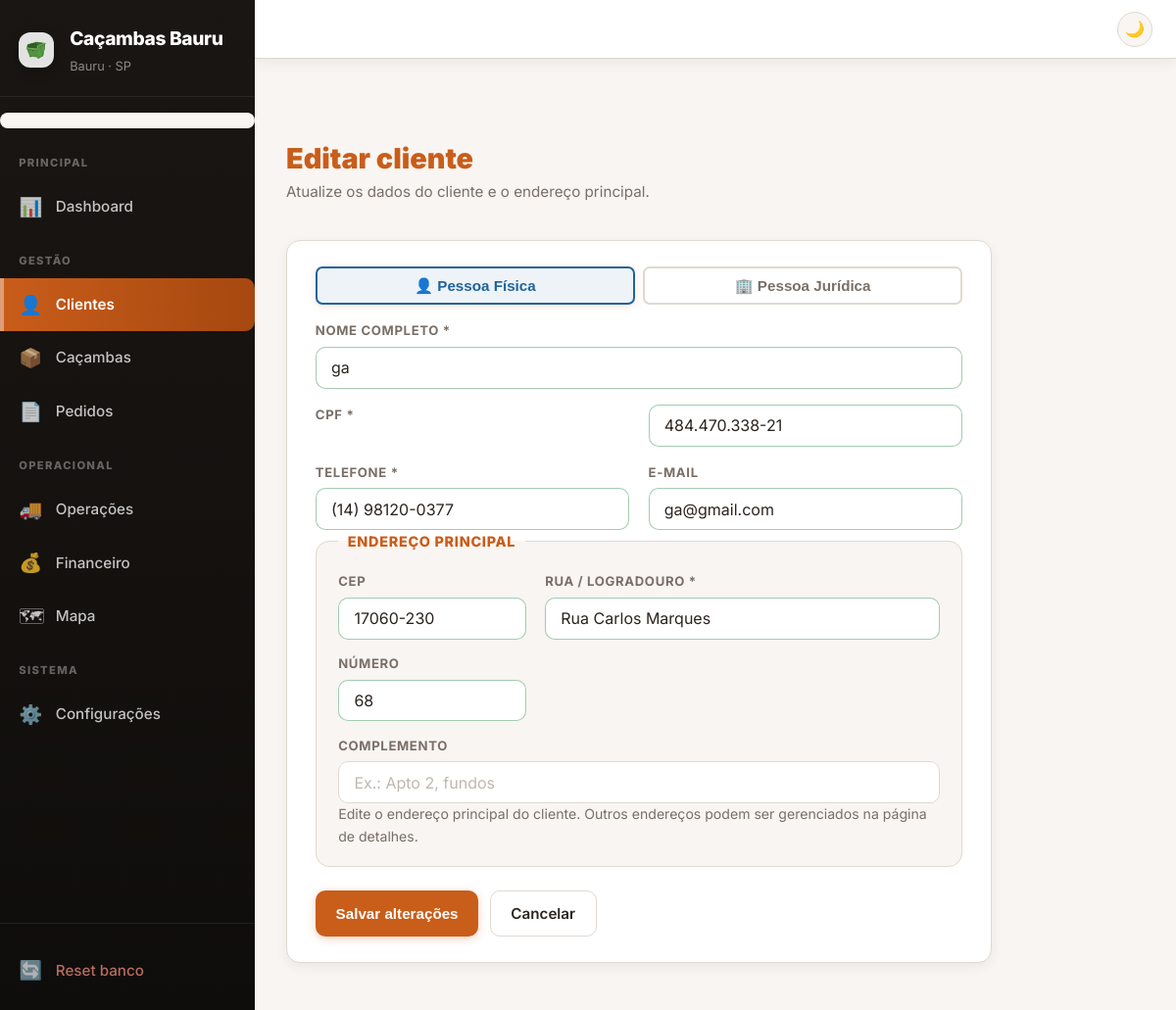
/clientes/1/editar, run on the app's committed database.
### tables this page shows
CREATE TABLE clientes (
            id INTEGER PRIMARY KEY AUTOINCREMENT,
            tipo_pessoa TEXT NOT NULL DEFAULT 'pf',
            nome TEXT NOT NULL,
            cpf TEXT NOT NULL DEFAULT '',
            cnpj TEXT NOT NULL DEFAULT '',
            razao_social TEXT NOT NULL DEFAULT '',
            telefone TEXT NOT NULL,
            email TEXT DEFAULT '',
            endereco TEXT DEFAULT '',
            cep TEXT NOT NULL DEFAULT '',
            rua TEXT NOT NULL DEFAULT '',
            numero TEXT NOT NULL DEFAULT '',
            complemento TEXT NOT NULL DEFAULT ''
        );

### app.py (the view, shortened to what this page needs)
@app.route("/clientes/<int:cid>/editar", methods=["GET","POST"])
def cliente_editar(cid):
    conn = get_conn()
    c = conn.execute(
        "SELECT id,tipo_pessoa,nome,cpf,cnpj,razao_social,telefone,email,cep,rua,numero,complemento"
        " FROM clientes WHERE id=?", (cid,)
    ).fetchone()
    if not c:
        conn.close()
        flash("Cliente não encontrado.","erro")
        return redirect(url_for("clientes"))
    conn.close()
    return render_template("cliente_editar.html", cliente=c)

### app.py (called while the page is built)
def _get_config():
    conn = get_conn()
    cfg = {r["chave"]: r["valor"] for r in conn.execute("SELECT chave,valor FROM config").fetchall()}
    conn.close()
    return cfg

def _dias_locacao(config=None):
    if config is None:
        config = _get_config()
    try:
        return max(1, min(int(config.get("dias_locacao","7")), 30))
    except ValueError:
        return 7

def _get_motoristas():
    conn = get_conn()
    rows = [r["nome"] for r in conn.execute("SELECT nome FROM motoristas ORDER BY nome").fetchall()]
    conn.close()
    return rows

### database.py (called while the page is built)
def get_conn():
    conn = sqlite3.connect(DB_PATH)
    conn.row_factory = sqlite3.Row
    conn.create_function("NORM", 1, _norm)
    return conn

### templates/cliente_editar.html (shortened to what this page needs)
{% extends "base.html" %}
{% block content %}
<section class="page-head">
  <div>
    <h2>Editar cliente</h2>
    <p>Atualize os dados do cliente e o endereço principal.</p>
  </div>
</section>
<div class="card form-card">
  <form method="post" id="form-cliente">
    <div class="tipo-toggle">
      <button type="button" class="tipo-btn" id="btn-pf" onclick="setTipo('pf')">👤 Pessoa Física</button>
      <button type="button" class="tipo-btn" id="btn-pj" onclick="setTipo('pj')">🏢 Pessoa Jurídica</button>
    </div>
    <div class="form-grid">
      <div class="span-2">
        <label for="nome">Nome completo *</label>
        <input id="nome" name="nome" required autocomplete="name" placeholder="Nome do cliente" value="{{ cliente.nome }}">
      </div>
      <div class="campo-pf visivel">
        <label for="cpf">CPF *</label>
        <input id="cpf" name="cpf" data-mask="cpf" placeholder="000.000.000-00" maxlength="14" inputmode="numeric" autocomplete="off" value="{{ cliente.cpf }}">
      </div>
      <div>
        <label for="telefone">Telefone *</label>
        <input id="telefone" name="telefone" data-mask="phone" placeholder="(14) 99999-9999" required maxlength="15" inputmode="numeric" autocomplete="tel" value="{{ cliente.telefone }}">
      </div>
      <div>
        <label for="email">E-mail</label>
        <input id="email" name="email" type="email" autocomplete="email" value="{{ cliente.email }}">
      </div>
    </div>
    <fieldset class="fieldset-obra">
      <legend>Endereço principal</legend>
      <div class="form-grid-obra">
        <div>
          <label for="cep">CEP</label>
          <input id="cep" name="cep" data-mask="cep" inputmode="numeric" placeholder="17000-000" maxlength="9" value="{{ cliente.cep }}">
        </div>
        <div class="span-2">
          <label for="rua">Rua / logradouro *</label>
          <input id="rua" name="rua" required placeholder="Ex.: Rua Antônio Alves" value="{{ cliente.rua }}">
        </div>
        <div>
          <label for="numero">Número</label>
          <input id="numero" name="numero" placeholder="Ex.: 1200" value="{{ cliente.numero }}">
        </div>
        <div class="span-3">
          <label for="complemento">Complemento</label>
          <input id="complemento" name="complemento" placeholder="Ex.: Apto 2, fundos" value="{{ cliente.complemento }}">
        </div>
      </div>
      <p class="hint">Edite o endereço principal do cliente. Outros endereços podem ser gerenciados na página de detalhes.</p>
    </fieldset>
    <div class="form-actions">
      <button type="submit" class="btn">Salvar alterações</button>
      <a class="btn btn-sec" href="{{ url_for('cliente_detalhe', cid=cliente.id) }}">Cancelar</a>
    </div>
  </form>
</div>
{% endblock %}

### static/estilo.css (style rules this page uses)
:root { --brand: #c95d1a; --brand-dark: #a64810; --brand-light: #fef3ec; --brand-2: #20639b; --brand-2-dk: #174e7a; --sidebar-bg: #1a1613; --sidebar-w: 260px; --surface: #ffffff; --surface-soft: #f8f5f2; --surface-mid: #ede9e3; --line: #e0d9d1; --text: #2c2420; --muted: #7a6f67; --danger: #b42318; --success: #1a7f3c; --warning: #b45309; --info: #1055a8; --radius: 14px; --radius-sm: 10px; --shadow: 0 4px 12px rgba(0,0,0,.06); --shadow-md: 0 8px 24px rgba(0,0,0,.10); --shadow-lg: 0 12px 40px rgba(0,0,0,.15); --font: 'Inter', 'Segoe UI', system-ui, -apple-system, sans-serif; --topbar-h: 60px; --transition: all .3s cubic-bezier(.4,0,.2,1); --bg-color: #f8f5f2; --text-color: var(--text); --surface-color: var(--surface); }
*, *::before, *::after { box-sizing: border-box; margin: 0; padding: 0; }
html { font-size: 16px; scroll-behavior: smooth; }
body { font-family: var(--font); background: var(--bg-color); color: var(--text-color); min-height: 100vh; line-height: 1.6; transition: background .4s ease, color .4s ease; }
.card { background: var(--surface-color); border: 1px solid var(--line); border-radius: var(--radius); padding: 1.6rem 1.8rem; box-shadow: var(--shadow); transition: var(--transition); position: relative; overflow: hidden; }
.card::before { content: ''; position: absolute; top: 0; left: 0; right: 0; height: 4px; background: linear-gradient(90deg, var(--brand), var(--brand-dark)); opacity: 0; transition: opacity .3s ease; }
.page-head { display: flex; align-items: flex-start; justify-content: space-between; gap: 1.2rem; flex-wrap: wrap; margin-bottom: .5rem; }
.page-head h2 { font-size: 1.8rem; font-weight: 900; color: var(--brand); line-height: 1.2; }
.page-head p { font-size: .95rem; color: var(--muted); margin-top: .3rem; }
.btn { display: inline-flex; align-items: center; gap: .5rem; padding: .65rem 1.3rem; background: var(--brand); color: #fff; border: none; border-radius: var(--radius-sm); font-size: .95rem; font-weight: 600; cursor: pointer; text-decoration: none; transition: var(--transition); white-space: nowrap; position: relative; overflow: hidden; box-shadow: 0 2px 8px rgba(201,93,26,.3); }
.btn::before { content: ''; position: absolute; top: 0; left: -100%; bottom: 0; width: 100%; background: linear-gradient(90deg, transparent, rgba(255,255,255,.25), transparent); transition: .6s; }
.btn-sec { background: var(--surface-color); color: var(--text); border: 1.5px solid var(--line); box-shadow: none; }
label { display: block; font-size: .82rem; font-weight: 700; color: var(--muted); margin-bottom: .35rem; text-transform: uppercase; letter-spacing: .05em; }
input, select, textarea { width: 100%; padding: .65rem .95rem; border: 1.5px solid var(--line); border-radius: var(--radius-sm); font-size: 1rem; font-family: var(--font); background: var(--surface-color); color: var(--text-color); transition: var(--transition); }
input::placeholder { color: #c0b8b0; }
.form-grid { display: grid; grid-template-columns: repeat(2,1fr); gap: 1rem 1.2rem; }
.form-grid-obra { display: grid; grid-template-columns: repeat(3,1fr); gap: .9rem 1.2rem; }
.span-2 { grid-column: span 2; }
.span-3 { grid-column: span 3; }
.form-card { max-width: 720px; }
.form-actions { display: flex; gap: .7rem; margin-top: 1.5rem; flex-wrap: wrap; }
.fieldset-obra { border: 1.5px solid var(--line); border-radius: var(--radius); padding: 1.2rem 1.4rem; background: var(--surface-soft); }
.fieldset-obra legend { font-weight: 800; font-size: .9rem; color: var(--brand); padding: 0 .6rem; text-transform: uppercase; letter-spacing: .05em; }
.hint { font-size: .88rem; color: var(--muted); line-height: 1.6; }
.tipo-toggle { display: flex; gap: .7rem; margin-bottom: 1rem; }
.tipo-btn { flex: 1; padding: .7rem 1.2rem; border: 2px solid var(--line); border-radius: 10px; background: var(--surface-color); cursor: pointer; font-weight: 700; font-size: .95rem; transition: var(--transition); color: var(--muted); }
.tipo-btn.ativo { border-color: var(--brand); background: var(--brand-light); color: var(--brand); box-shadow: 0 2px 8px rgba(201,93,26,.15); }
.campo-pf, .campo-pj { display: none; }
.campo-pf.visivel, .campo-pj.visivel { display: block; }
input:valid:not(:placeholder-shown):not([readonly]) { border-color: rgba(26,127,60,.4); }

### data on the page
clientes: nome "ga", cpf "484.470.338-21", telefone "(14) 98120-0377", email "ga@gmail.com", cep "17060-230", rua "Rua Carlos Marques", numero "68"

### other printed values
{{ empresa_nome or 'Caçambas' }} "Caçambas Bauru"
{{ empresa_fone or 'Bauru · SP' }} "Bauru · SP"
